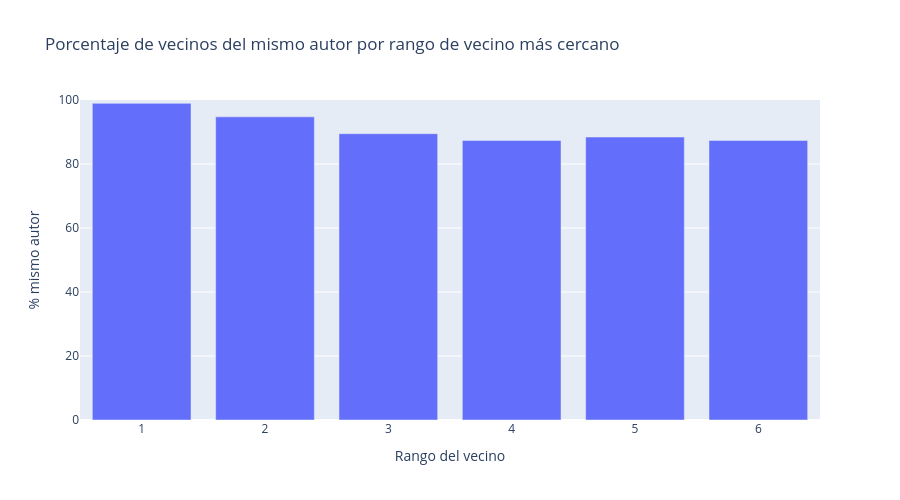

Notebook source saved alongside this figure:
### Markdown cell above
## Vecinos más cercanos por obra

Esta tabla responde directamente a: “¿las obras más cercanas suelen ser del mismo autor?”.

### Code cell
nn_df = nearest_neighbors_table(work_meta.reset_index(drop=True), work_embeddings, top_k=6)
summary_same_author = nn_df.groupby("neighbor_rank")["same_author"].mean().reset_index()
summary_same_author["pct_same_author"] = 100 * summary_same_author["same_author"]

fig_nn = px.bar(
    summary_same_author,
    x="neighbor_rank",
    y="pct_same_author",
    title="Porcentaje de vecinos del mismo autor por rango de vecino más cercano",
    labels={"neighbor_rank": "Rango del vecino", "pct_same_author": "% mismo autor"},
    height=500,
)
fig_nn.update_yaxes(range=[0, 100])
fig_nn.show()

### Figure 1 — Plotly figure (JSON) as saved in the notebook; plotly's stock layout.template omitted (floating-point values rounded to 4 significant figures)
{"data": [{"hovertemplate": "Rango del vecino=%{x}<br>% mismo autor=%{y}<extra></extra>", "legendgroup": "", "marker": {"color": "#636efa", "pattern": {"shape": ""}}, "name": "", "orientation": "v", "showlegend": false, "textposition": "auto", "type": "bar", "x": [1, 2, 3, 4, 5, 6], "xaxis": "x", "y": [98.95, 94.74, 89.47, 87.37, 88.42, 87.37], "yaxis": "y"}], "layout": {"barmode": "relative", "height": 500, "legend": {"tracegroupgap": 0}, "title": {"text": "Porcentaje de vecinos del mismo autor por rango de vecino más cercano"}, "xaxis": {"anchor": "y", "domain": [0, 1], "title": {"text": "Rango del vecino"}}, "yaxis": {"anchor": "x", "domain": [0, 1], "range": [0, 100], "title": {"text": "% mismo autor"}}}}
